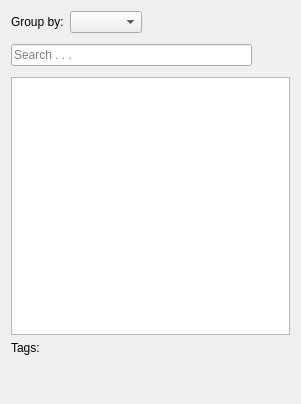
<?xml version="1.0" encoding="UTF-8"?>
<ui version="4.0">
 <class>SegmentationExplorer</class>
 <widget class="QWidget" name="SegmentationExplorer">
  <property name="geometry">
   <rect>
    <x>0</x>
    <y>0</y>
    <width>301</width>
    <height>404</height>
   </rect>
  </property>
  <property name="windowTitle">
   <string>Segmentation Explorer</string>
  </property>
  <property name="styleSheet">
   <string notr="true"/>
  </property>
  <layout class="QVBoxLayout" name="verticalLayout">
   <item>
    <layout class="QHBoxLayout" name="groupLayout">
     <item>
      <widget class="QLabel" name="groupLabel">
       <property name="text">
        <string>Group by:</string>
       </property>
      </widget>
     </item>
     <item>
      <widget class="QComboBox" name="groupList"/>
     </item>
     <item>
      <spacer name="groupSpacer">
       <property name="orientation">
        <enum>Qt::Horizontal</enum>
       </property>
       <property name="sizeHint" stdset="0">
        <size>
         <width>40</width>
         <height>20</height>
        </size>
       </property>
      </spacer>
     </item>
    </layout>
   </item>
   <item>
    <layout class="QHBoxLayout" name="horizontalLayout">
     <item>
      <widget class="QLineEdit" name="searchText">
       <property name="inputMethodHints">
        <set>Qt::ImhNone</set>
       </property>
       <property name="placeholderText">
        <string>Search . . .</string>
       </property>
      </widget>
     </item>
     <item>
      <widget class="QPushButton" name="clearSearch">
       <property name="enabled">
        <bool>false</bool>
       </property>
       <property name="sizePolicy">
        <sizepolicy hsizetype="Fixed" vsizetype="Fixed">
         <horstretch>0</horstretch>
         <verstretch>0</verstretch>
        </sizepolicy>
       </property>
       <property name="minimumSize">
        <size>
         <width>32</width>
         <height>32</height>
        </size>
       </property>
       <property name="maximumSize">
        <size>
         <width>32</width>
         <height>32</height>
        </size>
       </property>
       <property name="baseSize">
        <size>
         <width>32</width>
         <height>32</height>
        </size>
       </property>
       <property name="toolTip">
        <string>Delete selected items</string>
       </property>
       <property name="text">
        <string/>
       </property>
       <property name="icon">
        <iconset resource="../../rsc/espina.qrc">
         <normaloff>:/espina/cancel.png</normaloff>:/espina/cancel.png</iconset>
       </property>
       <property name="iconSize">
        <size>
         <width>22</width>
         <height>22</height>
        </size>
       </property>
       <property name="shortcut">
        <string>Del</string>
       </property>
       <property name="flat">
        <bool>true</bool>
       </property>
      </widget>
     </item>
    </layout>
   </item>
   <item>
    <widget class="CheckableTreeView" name="view">
     <property name="acceptDrops">
      <bool>true</bool>
     </property>
     <property name="styleSheet">
      <string notr="true">QTreeView::indicator {
     width: 15px;
     height: 15px;
 }
QTreeView::indicator:checked {
     image: url(:/espina/show_all.svg);
 } 
QTreeView::indicator:indeterminate {
     image: url(:/espina/show_partially.svg);
 } 
QTreeView::indicator:unchecked {
     image: url(:/espina/hide_all.svg);
 } 
</string>
     </property>
     <property name="editTriggers">
      <set>QAbstractItemView::DoubleClicked|QAbstractItemView::EditKeyPressed</set>
     </property>
     <property name="dragEnabled">
      <bool>true</bool>
     </property>
     <property name="dragDropMode">
      <enum>QAbstractItemView::InternalMove</enum>
     </property>
     <property name="defaultDropAction">
      <enum>Qt::MoveAction</enum>
     </property>
     <property name="selectionMode">
      <enum>QAbstractItemView::ExtendedSelection</enum>
     </property>
     <property name="animated">
      <bool>true</bool>
     </property>
     <attribute name="headerVisible">
      <bool>false</bool>
     </attribute>
    </widget>
   </item>
   <item>
    <layout class="QHBoxLayout" name="horizontalLayout_2">
     <item>
      <widget class="QLabel" name="tagsLabel">
       <property name="sizePolicy">
        <sizepolicy hsizetype="Maximum" vsizetype="Preferred">
         <horstretch>0</horstretch>
         <verstretch>0</verstretch>
        </sizepolicy>
       </property>
       <property name="text">
        <string>Tags:</string>
       </property>
      </widget>
     </item>
     <item>
      <widget class="QLabel" name="selectedTags">
       <property name="sizePolicy">
        <sizepolicy hsizetype="MinimumExpanding" vsizetype="Preferred">
         <horstretch>0</horstretch>
         <verstretch>0</verstretch>
        </sizepolicy>
       </property>
       <property name="text">
        <string/>
       </property>
      </widget>
     </item>
    </layout>
   </item>
   <item>
    <layout class="QHBoxLayout" name="controlLayout">
     <item>
      <spacer name="controlSpacer">
       <property name="orientation">
        <enum>Qt::Horizontal</enum>
       </property>
       <property name="sizeHint" stdset="0">
        <size>
         <width>40</width>
         <height>20</height>
        </size>
       </property>
      </spacer>
     </item>
     <item>
      <layout class="QHBoxLayout" name="specificControlLayout"/>
     </item>
     <item>
      <widget class="QPushButton" name="showInformationButton">
       <property name="enabled">
        <bool>false</bool>
       </property>
       <property name="sizePolicy">
        <sizepolicy hsizetype="Fixed" vsizetype="Fixed">
         <horstretch>0</horstretch>
         <verstretch>0</verstretch>
        </sizepolicy>
       </property>
       <property name="minimumSize">
        <size>
         <width>32</width>
         <height>32</height>
        </size>
       </property>
       <property name="maximumSize">
        <size>
         <width>32</width>
         <height>32</height>
        </size>
       </property>
       <property name="baseSize">
        <size>
         <width>32</width>
         <height>32</height>
        </size>
       </property>
       <property name="toolTip">
        <string>Show Information</string>
       </property>
       <property name="text">
        <string/>
       </property>
       <property name="iconSize">
        <size>
         <width>22</width>
         <height>22</height>
        </size>
       </property>
       <property name="flat">
        <bool>true</bool>
       </property>
      </widget>
     </item>
     <item>
      <widget class="QPushButton" name="deleteButton">
       <property name="enabled">
        <bool>false</bool>
       </property>
       <property name="sizePolicy">
        <sizepolicy hsizetype="Fixed" vsizetype="Fixed">
         <horstretch>0</horstretch>
         <verstretch>0</verstretch>
        </sizepolicy>
       </property>
       <property name="minimumSize">
        <size>
         <width>32</width>
         <height>32</height>
        </size>
       </property>
       <property name="maximumSize">
        <size>
         <width>32</width>
         <height>32</height>
        </size>
       </property>
       <property name="baseSize">
        <size>
         <width>32</width>
         <height>32</height>
        </size>
       </property>
       <property name="toolTip">
        <string>Delete selected items</string>
       </property>
       <property name="text">
        <string/>
       </property>
       <property name="icon">
        <iconset resource="../../rsc/espina.qrc">
         <normaloff>:/espina/trash-full.svg</normaloff>:/espina/trash-full.svg</iconset>
       </property>
       <property name="iconSize">
        <size>
         <width>22</width>
         <height>22</height>
        </size>
       </property>
       <property name="shortcut">
        <string>Del</string>
       </property>
       <property name="flat">
        <bool>true</bool>
       </property>
      </widget>
     </item>
    </layout>
   </item>
  </layout>
 </widget>
 <customwidgets>
  <customwidget>
   <class>CheckableTreeView</class>
   <extends>QTreeView</extends>
   <header>GUI/QtWidget/CheckableTreeView.h</header>
  </customwidget>
 </customwidgets>
 <resources>
  <include location="../../rsc/espina.qrc"/>
 </resources>
 <connections>
  <connection>
   <sender>clearSearch</sender>
   <signal>clicked()</signal>
   <receiver>searchText</receiver>
   <slot>clear()</slot>
   <hints>
    <hint type="sourcelabel">
     <x>271</x>
     <y>37</y>
    </hint>
    <hint type="destinationlabel">
     <x>220</x>
     <y>41</y>
    </hint>
   </hints>
  </connection>
 </connections>
</ui>
